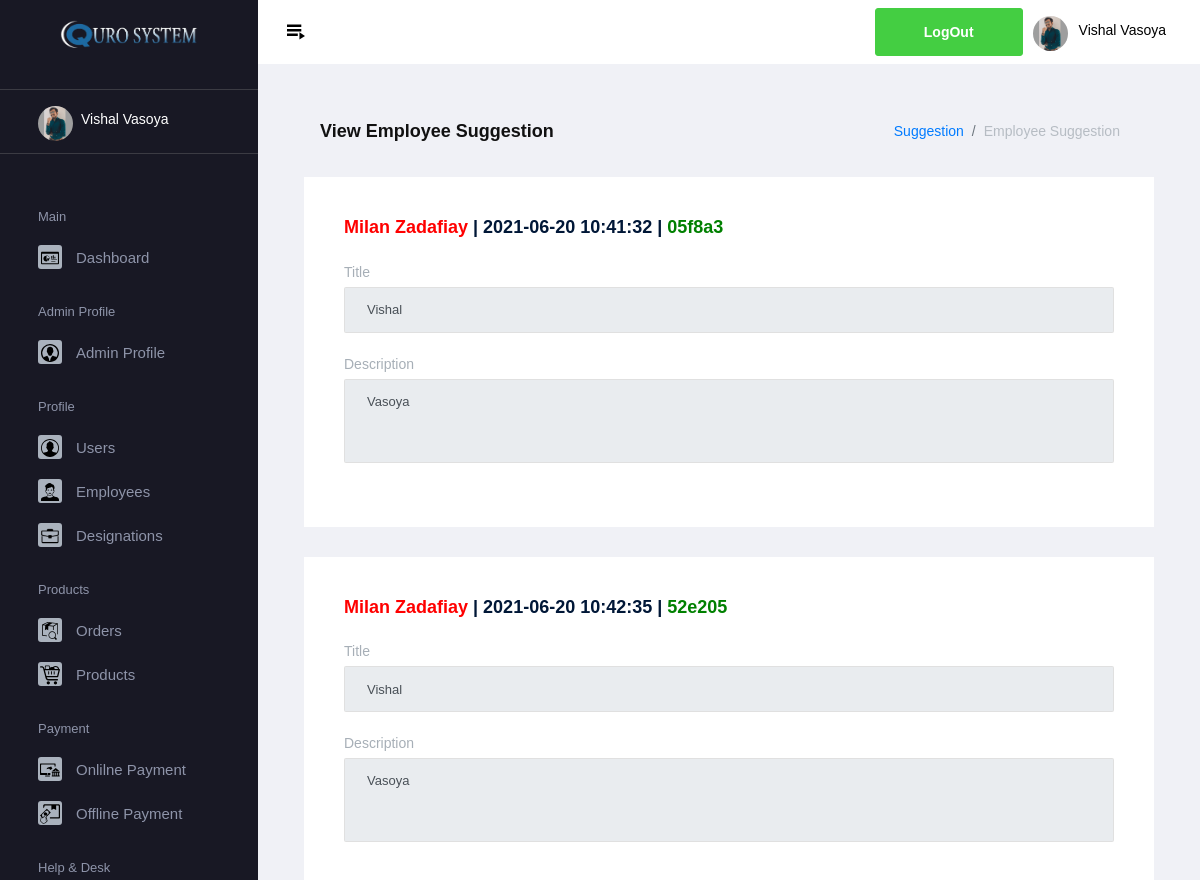
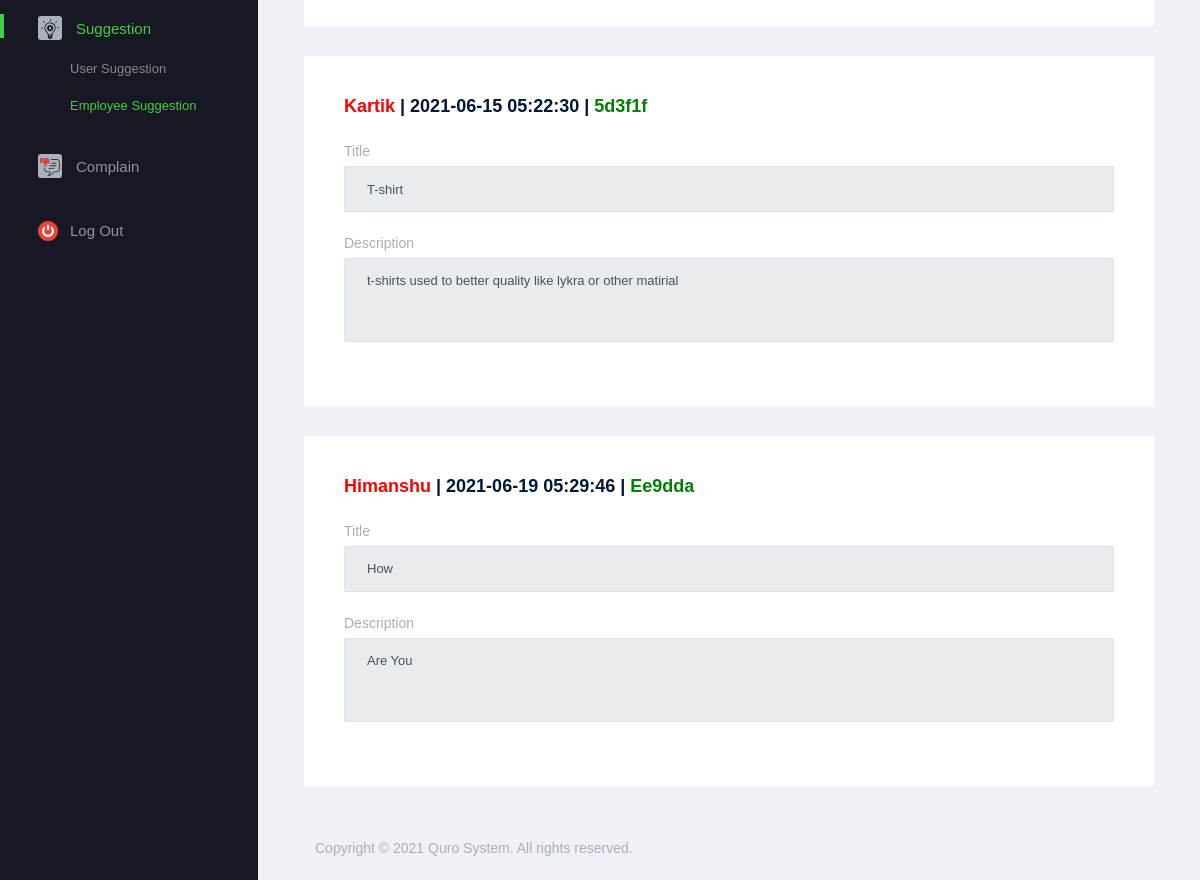
The app's page /qrsystem/admin/view_employee_suggestion.php (signed in) with its own data (2 pictures, top to bottom).
### tables this page shows
CREATE TABLE `suggestion` (
  `sid` varchar(25) NOT NULL,
  `stitle` varchar(100) NOT NULL,
  `sdesc` varchar(250) NOT NULL,
  `img` varchar(200) DEFAULT NULL,
  `id` varchar(30) NOT NULL,
  `name` varchar(40) NOT NULL,
  `email` varchar(50) NOT NULL,
  `mno` varchar(15) NOT NULL,
  `desig` varchar(50) NOT NULL,
  `stamp` timestamp NOT NULL DEFAULT current_timestamp()
);

### qrsystem/admin/view_employee_suggestion.php (the view, shortened to what this page needs)
<?php
include "../../conn.php";
?>
<!DOCTYPE html>
<html lang="en">
<head>
    <link rel="stylesheet" href="../../assets/vendors/mdi/css/materialdesignicons.min.css">
    <link rel="stylesheet" href="../../assets/vendors/flag-icon-css/css/flag-icon.min.css">
    <link rel="stylesheet" href="../../assets/vendors/css/vendor.bundle.base.css">
    <link rel="stylesheet" href="../../assets/css/demo_1/style.css">
</head>
<body>
    <div class="container-scroller">
        <?php
    if(isset($_SESSION['aname']) && isset($_SESSION['aid']) && isset($_SESSION['aemail']) && isset($_SESSION['aimg']))
    {
        include "themes/header.php";
    }
    else
    {
        header("location:../../login.php");
    }
    ?>
        <div class="container-fluid page-body-wrapper">
            <?php
    if(isset($_SESSION['aname']) && isset($_SESSION['aid']) && isset($_SESSION['aemail']) && isset($_SESSION['aimg']))
    {
        include "themes/sidebar.php";
    }
    else
    {
        header("location:../../login.php");
    }
    ?>
            <div class="main-panel">
                <div class="content-wrapper">
                    <div class="page-header">
                        <h3 class="page-title">View Employee Suggestion</h3>
                        <nav aria-label="breadcrumb">
                            <ol class="breadcrumb">
                                <li class="breadcrumb-item"><a href="#">Suggestion</a></li>
                                <li class="breadcrumb-item active" aria-current="page">Employee Suggestion</li>
                            </ol>
                        </nav>
                    </div>
                    <div class="row">
                        <?php
            if(isset($_SESSION['aname']) && isset($_SESSION['aid']) && isset($_SESSION['aemail']) && isset($_SESSION['aimg']))
            {
                $q1="select * from suggestion where desig='EMPLOYEE'";
                if($r1=mysqli_query($conn,$q1))
                {
                    while($num=mysqli_fetch_assoc($r1))
                    {
                        echo '
                        <div class="col-12 grid-margin stretch-card">
                        <div class="card">
                          <div class="card-body">
                            <h4 class="card-title"><font style="color:red">'.$num['name'].'</font> | '.$num['stamp'].' | <font style="color:green">'.$num['sid'].'</font></h4>
                              <div class="form-group">
                                <label for="exampleInputPassword4">Title</label>
                                <input type="text" class="form-control" id="title" name="title" value="'.$num['stitle'].'" disabled>
                              </div>
                              <div class="form-group">
                                <label for="exampleTextarea1">Description</label>
                                <textarea class="form-control" id="desc" name="desc" rows="4" disabled>'.$num['sdesc'].'</textarea>
                              </div>
                          </div>
                        </div>
                      </div>
                    ';
                    }
                }
            }
             ?>
                    </div>
                </div>
                <?php include "../../footer.php"; ?>
            </div>
        </div>
    </div>
</body>
</html>

### records on screen
suggestion: name "Milan Zadafiay", stamp "2021-06-20 10:41:32", sid "05f8a3", title "Vishal", desc "Vasoya"
suggestion: name "Milan Zadafiay", stamp "2021-06-20 10:42:35", sid "52e205", title "Vishal", desc "Vasoya"
suggestion: name "Kartik", stamp "2021-06-15 05:22:30", sid "5d3f1f", title "T-shirt", desc "t-shirts used to better quality like lykra or other matirial"
suggestion: name "Himanshu", stamp "2021-06-19 05:29:46", sid "Ee9dda", title "How", desc "Are You"

### other values on screen
$_SESSION['aname'] "Vishal Vasoya"
